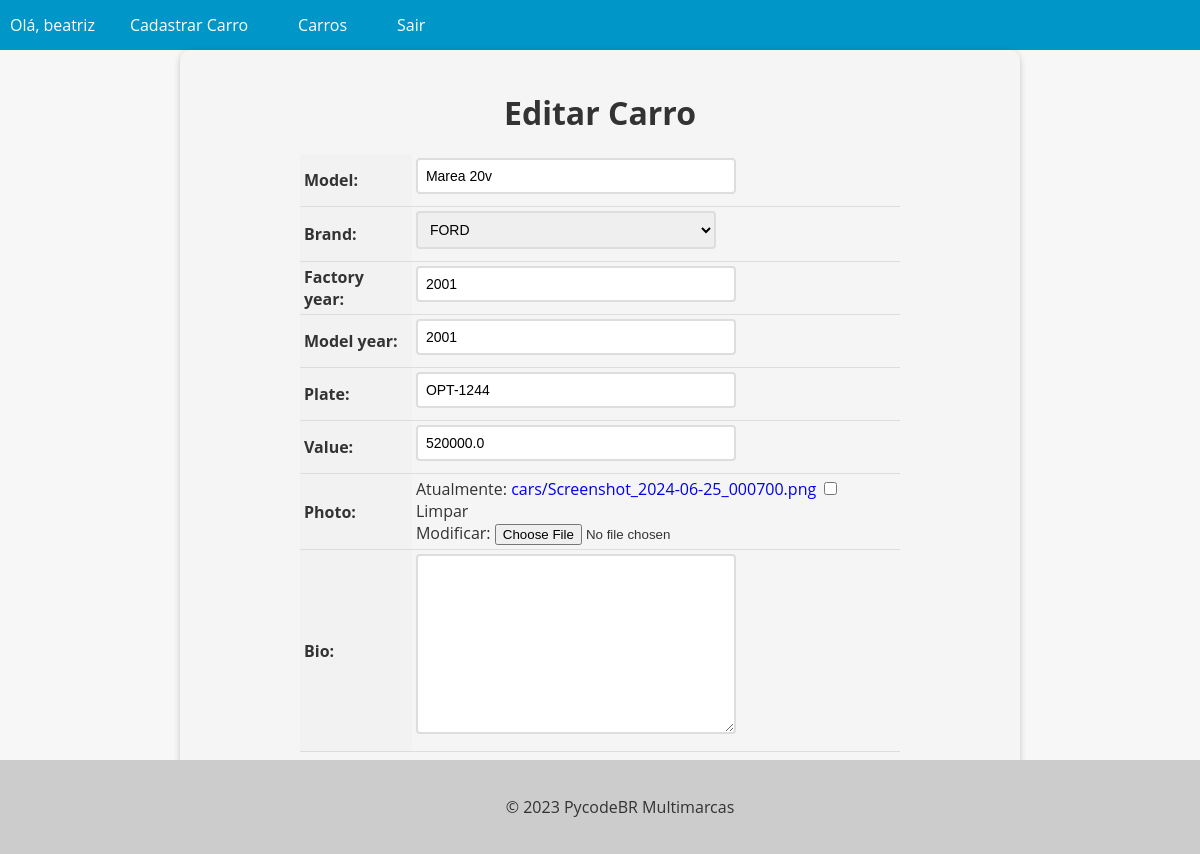
The app's page /car/4/update/ (signed in) with its own data.
### cars/models.py (models this page shows, shortened)
class Car(models.Model):
    id = models.AutoField(primary_key=True)
    model = models.CharField(max_length=200)
    brand = models.ForeignKey(Brand, on_delete=models.PROTECT, related_name='car_brand')
    factory_year = models.IntegerField(blank=True, null=True)
    model_year = models.IntegerField(blank=True, null=True)
    plate = models.CharField(max_length=10, blank=True, null=True)
    value = models.FloatField(blank=True, null=True)
    photo = models.ImageField(upload_to='cars/', blank=True, null=True)
    bio = models.TextField(blank=True, null=True)

class Brand(models.Model):
    id = models.AutoField(primary_key=True)
    name = models.CharField(max_length=200)
    def __str__(self):
        return self.name

### cars/views.py (the view, shortened to what this page needs)
# urls.py: path('car/<int:pk>/update/', CarUpdateView.as_view(), name='car_update'),
@method_decorator(login_required(login_url='login'), name='dispatch')
class CarUpdateView(UpdateView):
    model = Car
    form_class = CarForm
    template_name = 'car_update.html'

### cars/forms.py (shortened to what this page needs)
class CarForm(forms.ModelForm):
    class Meta:
        model = Car
        fields = '__all__'

### cars/templates/car_update.html (shortened to what this page needs)
{% extends "base.html" %}
{% block content %}
  <form method="post" enctype="multipart/form-data">
    <h1>Editar Carro</h1>
    <table>
      {{ form.as_table }}
    </table>
    <div>
      <div class="buttons-container">
        <a href="{% url 'car_delete' pk=object.pk %}" class="btn btn-danger">Deletar</a>
        <a href="{% url 'cars_list' %}" class="btn btn-secondary">Cancelar</a>
      </div>
    </div>
  </form>
{% endblock %}

### app/templates/base.html (shortened to what this page needs)
<!DOCTYPE html>
<html lang="en">
<head>
</head>
<body>
  <header>
    <nav>
      <ul>
        {% if user.is_authenticated %}
          <li>Olá, {{ user.username }}</li>
          <li><a href="{% url 'new_car' %}">Cadastrar Carro</a></li>
        {% endif %}
        <li><a href="{% url 'cars_list' %}">Carros</a></li>
        {% if user.is_authenticated %}
          <li><a href="{% url 'logout' %}">Sair</a></li>
        {% endif %}
      </ul>
    </nav>
  </header>
  <main>
    {% block content %}
    {% endblock %}
  </main>
  <footer>
    <p>&copy; 2023 PycodeBR Multimarcas</p>
  </footer>
</body>
</html>

### app/templates/base.html (style rules this page uses)
body { font-family: 'Open Sans', sans-serif; background-color: #f7f7f7; color: #333; margin: 0; padding: 0; }
header { background-color: #0096c7; color: #fff; text-align: center; }
footer { background-color: #ccc; color: #333; padding: 20px; text-align: center; position: fixed; width: 100%; bottom: 0; }
nav { background-color: #0096c7; color: #fff; height: 50px; display: flex; justify-content: space-between; align-items: center; }
nav ul { list-style: none; margin: 0; padding: 0; display: flex; }
nav ul li { margin: 0 10px; }
nav ul li a { color: #fff; text-decoration: none; font-size: 16px; padding: 15px; transition: all 0.3s ease; }

### cars/templates/car_update.html (style rules this page uses)
form { max-width: 800px; margin: 0 auto; padding: 20px; background-color: #f5f5f5; border-radius: 10px; box-shadow: 0 2px 6px rgba(0, 0, 0, 0.2); }
form h1 { font-size: 2rem; margin-bottom: 20px; text-align: center; }
table { margin: 0 auto; border-collapse: collapse; width: 100%; max-width: 600px; }
th, td { padding: 4px; text-align: left; border-bottom: 1px solid #ddd; }
th { background-color: #f2f2f2; }
input[type="text"], input[type="number"], select, textarea { padding: 8px; font-size: 14px; border: 2px solid #ddd; border-radius: 4px; width: 100%; max-width: 300px; margin-bottom: 8px; transition: border-bottom-color 0.3s ease-in-out; }
.btn { background-color: #0096c7; color: #fff; border: none; padding: 10px 20px; font-size: 16px; border-radius: 4px; cursor: pointer; transition: background-color 0.3s ease-in-out; }
.buttons-container { display: flex; justify-content: center; margin-top: 20px; margin-bottom: 20px; }
.btn { display: inline-block; background-color: #0096c7; color: #fff; border: none; padding: 10px 20px; font-size: 16px; border-radius: 4px; cursor: pointer; transition: background-color 0.3s ease-in-out; margin: 0 10px; }
.btn-danger { background-color: #d9534f; text-decoration: none !important; }
a { text-decoration: none !important; }

### records on screen
Car: model "Marea 20v", brand "FORD", factory_year "2001", model_year "2001", plate "OPT-1244", value "520000.0"

### other values on screen
{{ user.username }} "beatriz"
